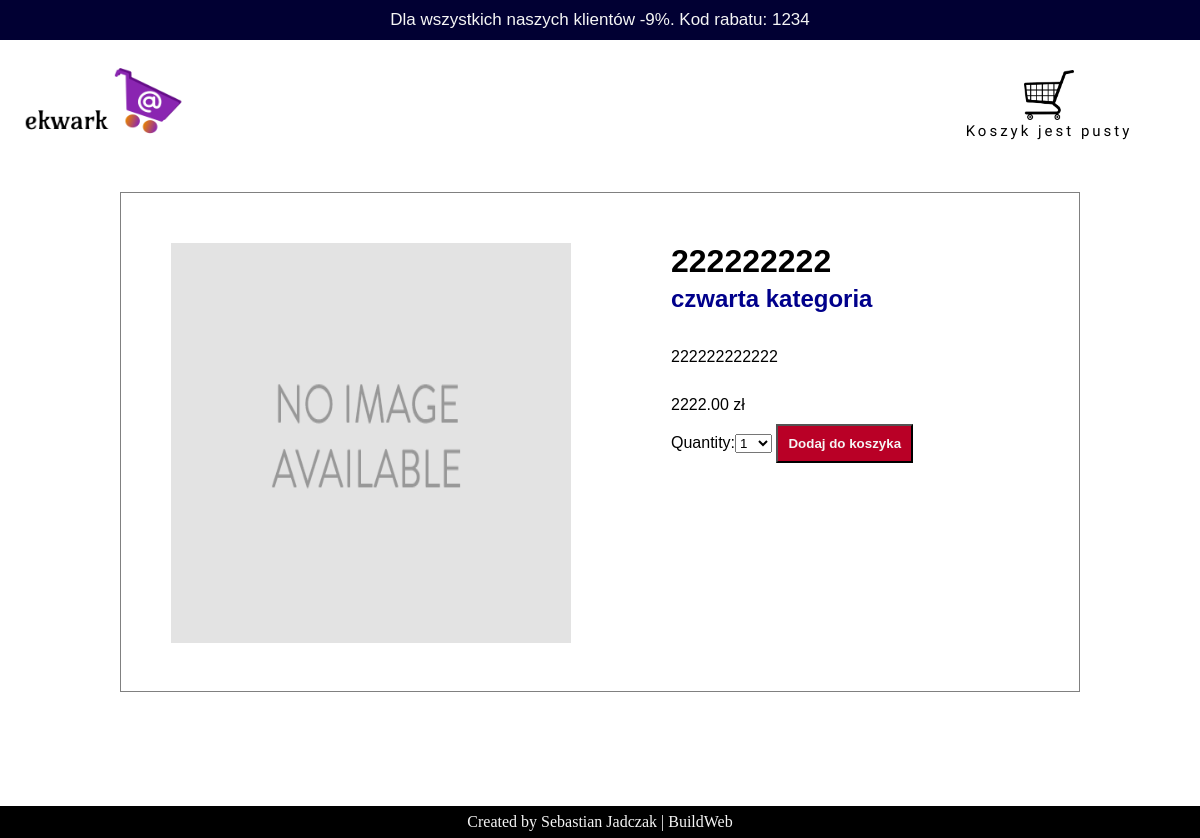
/8/222222222/, run on the app's committed database.
### shop/models.py (models this page shows, shortened)
class Product(models.Model):
    category = models.ForeignKey(Category, related_name='products', on_delete=models.CASCADE)
    name = models.CharField(max_length=200, db_index=True)
    slug = models.SlugField(max_length=200, db_index=True)
    image = models.ImageField(upload_to='products/%Y/%m/%d', blank=True)
    description = models.TextField(blank=True)
    price = models.DecimalField(max_digits=10, decimal_places=2)
    available = models.BooleanField(default=True)
    created = models.DateTimeField(auto_now_add=True)
    updated = models.DateTimeField(auto_now=True)
    class Meta:
        ordering = ('name',)
        index_together = (('id', 'slug'),)

class Category(models.Model):
    name = models.CharField(max_length=200, db_index=True)
    slug = models.SlugField(max_length=200, db_index=True, unique=True)
    class Meta:
        ordering = ('name',)
        verbose_name = 'category'
        verbose_name_plural = 'categories'
    def __str__(self):
        return self.name
    def get_absolute_url(self):
        return reverse('shop:product_list_by_category', args=[self.slug])

### shop/views.py (the view)
# urls.py: path('<int:id>/<slug:slug>/', views.product_detail, name='product_detail')
def product_detail(request, id, slug):
    product = get_object_or_404(Product, id=id, slug=slug, available=True)
    cart_product_form = CartAddProductForm()
    return render(request, 'shop/product/detail.html', {'product': product, 'cart_product_form': cart_product_form})

### cart/forms.py
class CartAddProductForm(forms.Form):
    quantity = forms.TypedChoiceField(
        choices=PRODUCT_QUANTITY_CHOICES,
        coerce=int
    )
    update = forms.BooleanField(
        required=False,
        initial=False,
        widget=forms.HiddenInput
    )

### cart/cart.py (called while the page is built)
    def __len__(self):
        return sum(item['quantity'] for item in self.cart.values())

### cart/context_processors.py (called while the page is built)
def cart(request):
    return {'cart': Cart(request)}

### shop/templates/shop/product/detail.html (shortened to what this page needs)
{% extends "shop/base.html" %}
{% load static %}
{% block content %}
<div class="product-detail">
    <img id="product" src="{%if product.image%} {{product.image.url}} {% else %} {% static "img/no_image.png" %} {% endif %}">
    <div class="description">
        <h1>{{product.name}}</h1>
        <h2><a href="{{product.category.get_absolute_url}}">{{product.category}}</a></h2>
        <p class="description_product">{{product.description|linebreaks}}</p>
        <p class="price">{{product.price}} zł</p>
        <form action="{% url "cart:cart_add" product.id %}" method="post">
        {{cart_product_form}}
        <input class="add_cart" type="submit" value="Dodaj do koszyka">
        </form>
        </div>
</div>
{% endblock %}

### static/css/base.css (style rules this page uses)
* { margin:0; padding:0; box-sizing: border-box; }
div.product-detail { margin: 40px auto; display: flex; width: 80vw; height: 500px; border: 1px solid grey; }
div.product-detail img#product { width: 400px; height: 400px; margin: 50px; }
div.product-detail div.description { margin: 50px; }
div.description h1 { margin-bottom: 5px; }
div.description h2 { margin-bottom: 35px; }
div.description h2 a { color: darkblue; text-decoration: none; }
div.description p.description_product { font-style: italic; }
div.description p.price { margin-top: 30px; }
div.description form { margin-top: 10px; width: 300px; height: 200px; }
div.description input.add_cart { padding: 10px 10px; color: whitesmoke; background-color: #b90026; cursor: pointer; font-weight: bold; transition: 0.6s; }

### data on the page
Product: name "222222222", category "czwarta kategoria", description "222222222222", price "2222.00"
